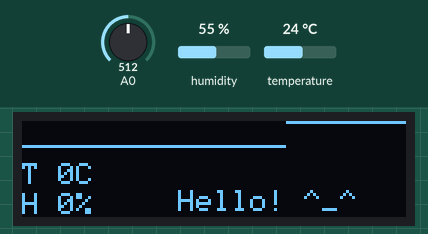
Bench run of a sketch on a simulated Arduino Zero (SAMD21). Parts: 128×32 one-colour display. Inputs (shaded band) come from the test bench; at power-on: humidity 55 %, A0 = 512, temperature 24 °C. What the sketch prints to the serial monitor is not drawn.

Above: at 1.2 s.
1.3 s: humidity set to 22 %
At 5.12 s:
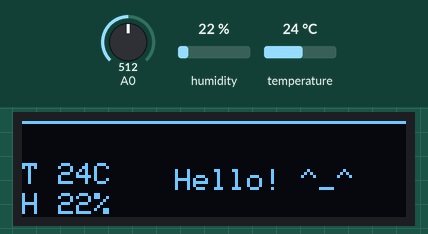
5.6 s: A0 set to 306
At 5.62 s:
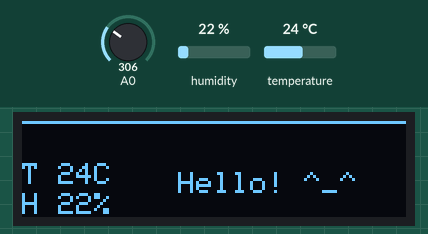
7.3 s: temperature set to 12 °C
At 10.66 s:
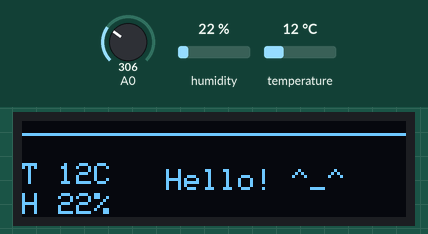
10.8 s: A0 set to 122
At 10.99 s:
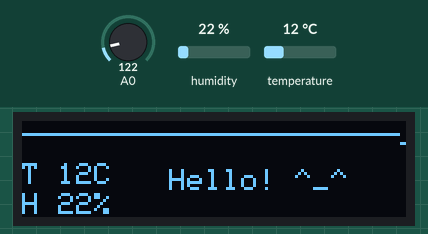
12.3 s: humidity set to 40 %
At 15.35 s:
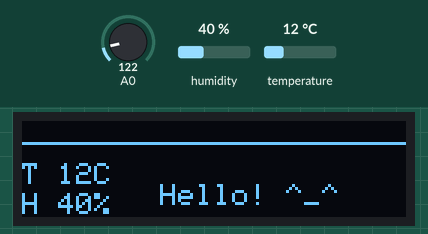
15.9 s: temperature set to 19 °C
At 18.48 s:
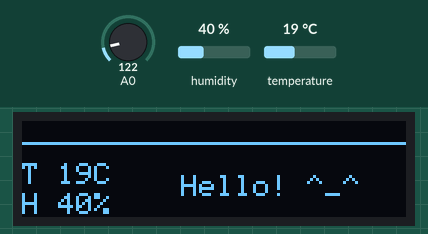

The sketch:

weather.ino
```cpp
#include <Adafruit_SSD1306.h>
#include <DHT.h>
#include <DHT_U.h>
#include <math.h>


Adafruit_SSD1306 display(128, 32, &Wire, 4);
DHT dht(5, DHT11);

int light[128];
int lightpos = 0;
int lightmax = 1;

void setup() {
  SerialUSB.begin(9600);

  dht.begin();

  display.begin(SSD1306_SWITCHCAPVCC, 0x3C);
  display.setTextSize(1);
  display.setTextColor(WHITE);
  display.cp437(true);

  for (int i = 0; i < 128; i++) {
    light[i] = 0;
  }
}

void drawString(const char *s) {
  for (; *s != '\0'; s++) {
    display.write(*s);
  }
}

static const char characters[] = "0123456789";

void drawPositiveNumber(int n) {
  if (n >= 10) {
    drawPositiveNumber(n / 10);
  }

  display.write(characters[n % 10]);
}

void drawNumber(int n) {
  if (n < 0) {
    display.write('-');
    drawPositiveNumber(-n);
  } else {
    drawPositiveNumber(n);
  }
}

float temperature = 0.0;
float humidity = 0.0;

void update_temperature();
void update_humidity();
void (*dht_updater)() = update_temperature;

void update_temperature() {
  temperature = dht.readTemperature();
  dht_updater = update_humidity;
}

void update_humidity() {
  humidity = dht.readHumidity();
  dht_updater = update_temperature;
}

unsigned long dht_last_read_time = 0;

void loop() {
  if (millis() - dht_last_read_time > 1000) {
    dht_updater();
    dht_last_read_time = millis();
  }

  SerialUSB.print("temperature ");
  SerialUSB.println(temperature);
  SerialUSB.print("humidity ");
  SerialUSB.println(humidity);

  int level = analogRead(A0);

  if (level > lightmax) {
    lightmax = level;
  }

  light[lightpos] = (level * 8) / lightmax;
  lightpos = (lightpos + 1) % 128;

  float t = (float)millis() / 1000.0;

  display.clearDisplay();

  display.setCursor(50 + cos(t)*4, 20 + sin(t)*4);
  drawString("Hello! ^_^");

  for (int i = 0; i < 128; i++) {
    display.drawPixel(i, 8 - light[(i+lightpos) % 128], WHITE);
  }

  display.setCursor(0, 14);
  drawString("T ");
  drawNumber(temperature);
  drawString("C");

  display.setCursor(0, 24);
  drawString("H ");
  drawNumber(humidity);
  drawString("%");

  display.display();

  delay(10);
}
```
